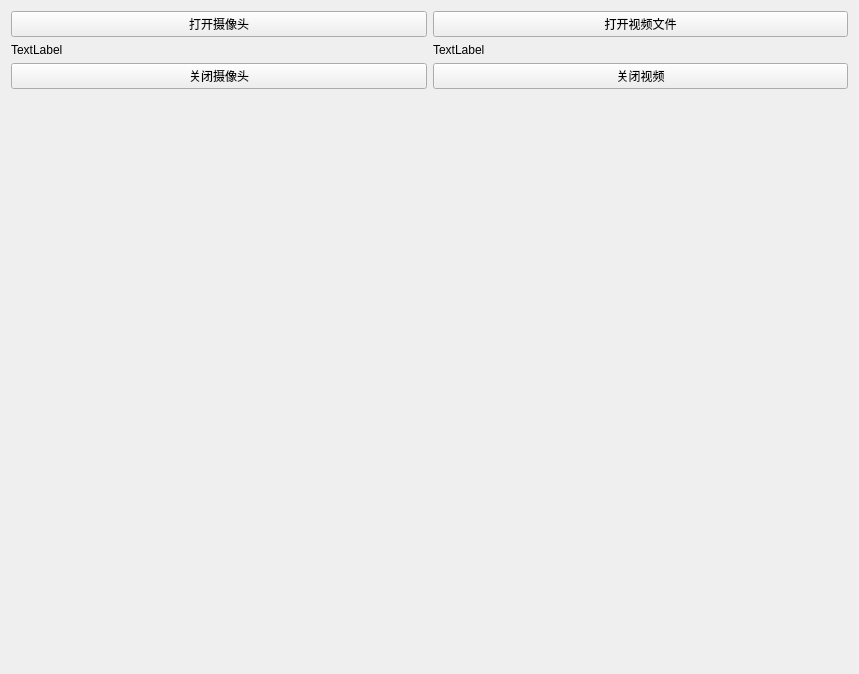
<?xml version="1.0" encoding="UTF-8"?>
<ui version="4.0">
 <class>Form</class>
 <widget class="QWidget" name="Form">
  <property name="geometry">
   <rect>
    <x>0</x>
    <y>0</y>
    <width>859</width>
    <height>674</height>
   </rect>
  </property>
  <property name="windowTitle">
   <string>Form</string>
  </property>
  <layout class="QFormLayout" name="formLayout">
   <item row="0" column="0" colspan="2">
    <layout class="QHBoxLayout" name="horizontalLayout">
     <item>
      <layout class="QVBoxLayout" name="verticalLayout">
       <item>
        <widget class="QPushButton" name="pushButton_1">
         <property name="text">
          <string>打开摄像头</string>
         </property>
        </widget>
       </item>
       <item>
        <widget class="QLabel" name="label_1">
         <property name="text">
          <string>TextLabel</string>
         </property>
        </widget>
       </item>
       <item>
        <widget class="QPushButton" name="pushButton_3">
         <property name="text">
          <string>关闭摄像头</string>
         </property>
        </widget>
       </item>
      </layout>
     </item>
     <item>
      <layout class="QVBoxLayout" name="verticalLayout_2">
       <item>
        <widget class="QPushButton" name="pushButton_2">
         <property name="text">
          <string>打开视频文件</string>
         </property>
        </widget>
       </item>
       <item>
        <widget class="QLabel" name="label_2">
         <property name="text">
          <string>TextLabel</string>
         </property>
        </widget>
       </item>
       <item>
        <widget class="QPushButton" name="pushButton_4">
         <property name="text">
          <string>关闭视频</string>
         </property>
        </widget>
       </item>
      </layout>
     </item>
    </layout>
   </item>
  </layout>
 </widget>
 <resources/>
 <connections/>
</ui>
